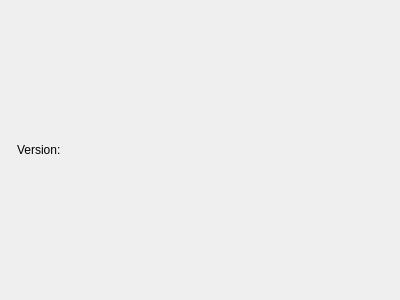
<?xml version="1.0" encoding="UTF-8"?>
<ui version="4.0">
 <class>aboutDialog</class>
 <widget class="QDialog" name="aboutDialog">
  <property name="geometry">
   <rect>
    <x>0</x>
    <y>0</y>
    <width>400</width>
    <height>300</height>
   </rect>
  </property>
  <property name="windowTitle">
   <string>Dialog</string>
  </property>
  <layout class="QVBoxLayout" name="mainLayout">
   <item>
    <layout class="QHBoxLayout" name="versionLayout">
     <property name="leftMargin">
      <number>6</number>
     </property>
     <property name="topMargin">
      <number>6</number>
     </property>
     <property name="rightMargin">
      <number>6</number>
     </property>
     <property name="bottomMargin">
      <number>6</number>
     </property>
     <item>
      <widget class="QLabel" name="versionLabel">
       <property name="text">
        <string>Version: </string>
       </property>
      </widget>
     </item>
    </layout>
   </item>
  </layout>
 </widget>
 <resources/>
 <connections/>
</ui>
